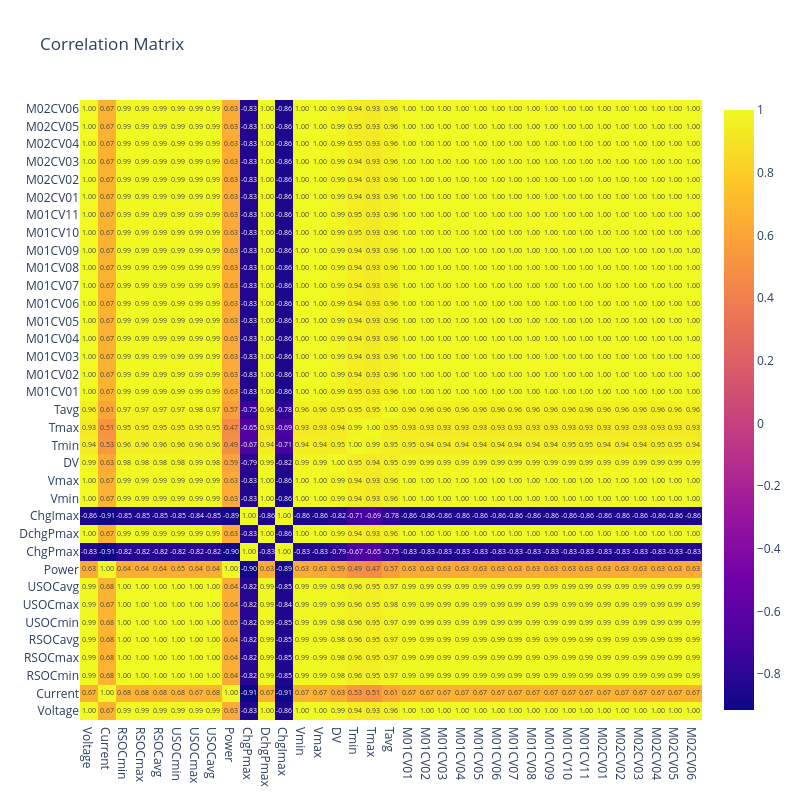

Notebook cell for this chart:
### Code cell
plotCorrelationMatrixText(data, 800, 35) #create heatmap correlation for dataframe data2
 #with 10 pixels width and for 35 first column

### Figure 1 — Plotly figure (JSON) as saved in the notebook; plotly's stock layout.template omitted (floating-point values rounded to 4 significant figures; data arrays with more than 128 entries replaced by an {"elided": "..."} marker saying what was removed)
{"data": [{"text": {"elided": "35x35 float values"}, "textfont": {"size": 7}, "texttemplate": "%{text:.2f}", "type": "heatmap", "x": ["Voltage", "Current", "RSOCmin", "RSOCmax", "RSOCavg", "USOCmin", "USOCmax", "USOCavg", "Power", "ChgPmax", "DchgPmax", "ChgImax", "Vmin", "Vmax", "DV", "Tmin", "Tmax", "Tavg", "M01CV01", "M01CV02", "M01CV03", "M01CV04", "M01CV05", "M01CV06", "M01CV07", "M01CV08", "M01CV09", "M01CV10", "M01CV11", "M02CV01", "M02CV02", "M02CV03", "M02CV04", "M02CV05", "M02CV06"], "y": ["Voltage", "Current", "RSOCmin", "RSOCmax", "RSOCavg", "USOCmin", "USOCmax", "USOCavg", "Power", "ChgPmax", "DchgPmax", "ChgImax", "Vmin", "Vmax", "DV", "Tmin", "Tmax", "Tavg", "M01CV01", "M01CV02", "M01CV03", "M01CV04", "M01CV05", "M01CV06", "M01CV07", "M01CV08", "M01CV09", "M01CV10", "M01CV11", "M02CV01", "M02CV02", "M02CV03", "M02CV04", "M02CV05", "M02CV06"], "z": {"elided": "35x35 float values"}}], "layout": {"height": 800, "title": {"text": "Correlation Matrix"}, "width": 800}}
